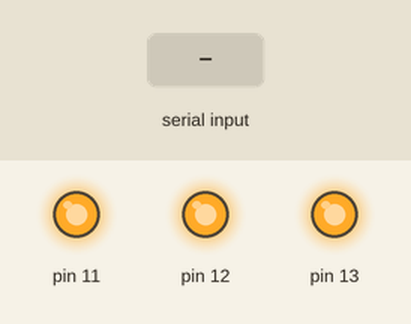
Recording of a sketch running on a simulated Arduino Uno, built with avr-gcc and run on an emulated ATmega328P. Shown: output pins drawn as LEDs (lit = HIGH). The test bench sets the inputs (shaded band).

Above: at 1.2 s.
1.3 s: "RED" received over Serial
At 2.7 s:
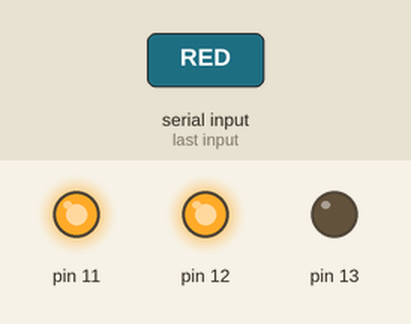
3.8 s: "GREEN" received over Serial
At 5.8 s:
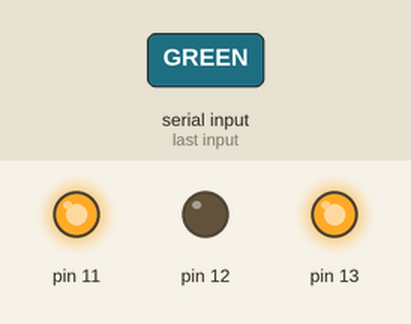
6.3 s: "YELLOW" received over Serial
At 7.7 s:
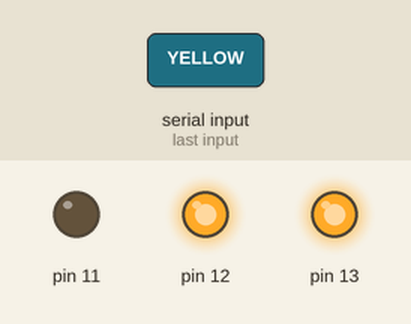
8.8 s: "GREEN" received over Serial
At 10.9 s:
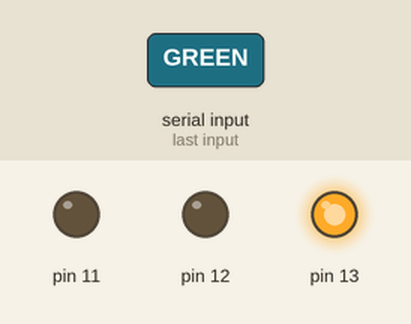
11.3 s: "OFF" received over Serial
At 12.6 s:
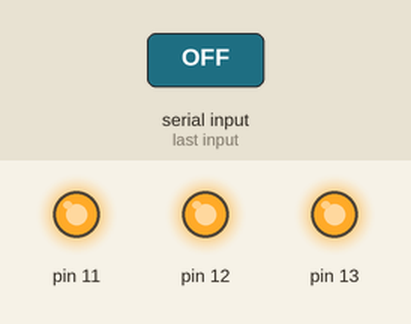
Timing chart, 0 to 14.3 s (numbered marks = the images above; inputs shaded):
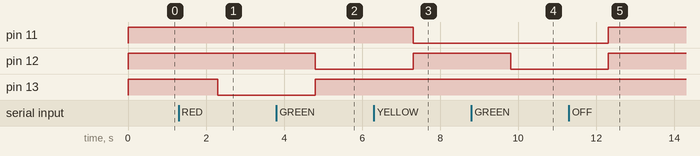

The sketch:

arduino_tdd_box.ino
```cpp
void setup()
{
  Serial.begin(9600);
  pinMode(13, OUTPUT);
  pinMode(12, OUTPUT);
  pinMode(11, OUTPUT);
  digitalWrite(13, HIGH);
  digitalWrite(12, HIGH);
  digitalWrite(11, HIGH);
}

int passedCount = 0;

void loop()
{
  String data = Serial.readString();//Read the serial buffer as a string

  if (data.indexOf("RED") != -1)
  {
    digitalWrite(13, LOW);
    digitalWrite(12, HIGH);
    digitalWrite(11, HIGH);
    passedCount = 0;
  }

  if (data.indexOf("GREEN") != -1)
  {
    digitalWrite(13, HIGH);
    digitalWrite(12, LOW);
    digitalWrite(11, HIGH);
    passedCount++;
  }

  if (data.indexOf("YELLOW") != -1)
  {
    digitalWrite(13, HIGH);
    digitalWrite(12, HIGH);
    digitalWrite(11, LOW);
    passedCount++;
  }
  if (data.indexOf("OFF") != -1)
  {
    digitalWrite(13, HIGH);
    digitalWrite(12, HIGH);
    digitalWrite(11, HIGH);
    passedCount = 0;
  }

  if (passedCount > 1) {
    digitalWrite(11, LOW);
  } else
  {
    digitalWrite(11, HIGH);
  }
}
```

Measured:
- after the input at 1.3 s, pin 13: HIGH → LOW after 1.0 s
- after the input at 3.8 s, pin 12: HIGH → LOW after 1.0 s; pin 13: LOW → HIGH after 1.0 s
- after the input at 6.3 s, pin 11: HIGH → LOW after 1.0 s; pin 12: LOW → HIGH after 1.0 s
- after the input at 8.8 s, pin 12: HIGH → LOW after 1.0 s
- after the input at 11.3 s, pin 11, pin 12: LOW → HIGH after 1.0 s
